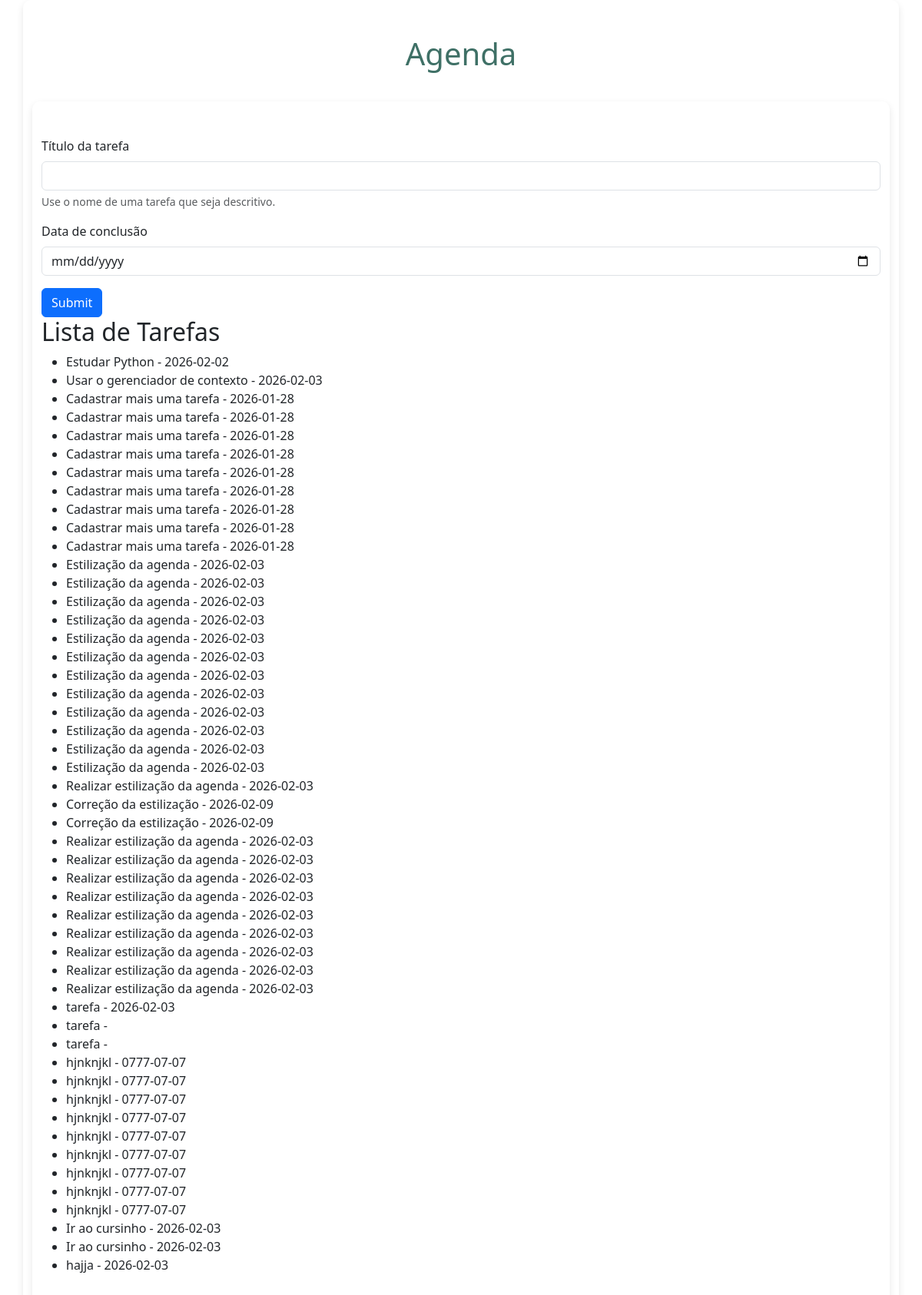
Page /agenda on the earlier database version.
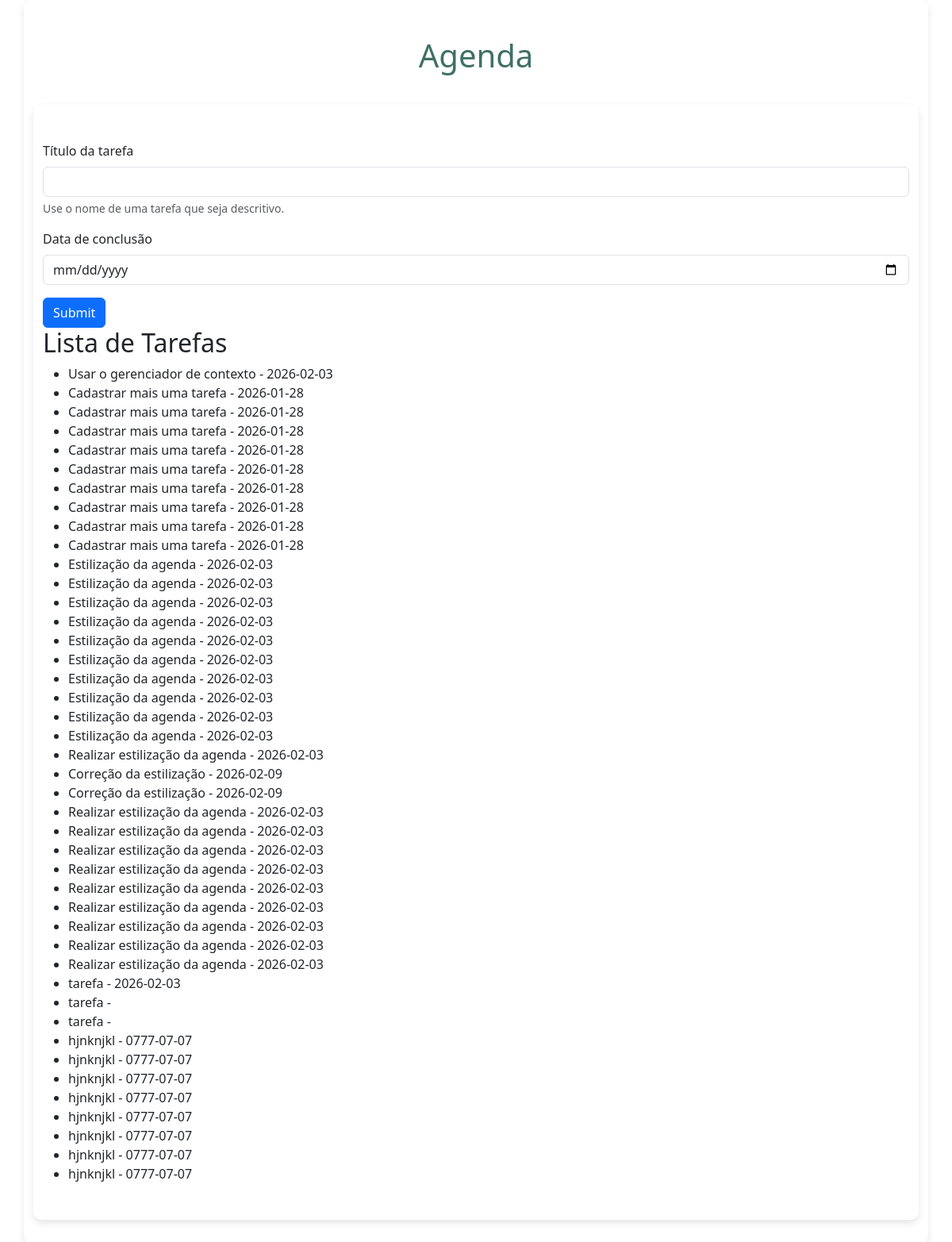
Same page on the later database version.
### tables this page shows
CREATE TABLE tarefas (
        id INTEGER PRIMARY KEY AUTOINCREMENT,
        titulo_tarefa TEXT NOT NULL,
        data_conclusao TEXT);

### app.py (the view)
@app.route('/agenda', methods=['GET', 'POST'])
def agenda():
    tarefa = None
    if request.method == 'POST':
        titulo_tarefa = request.form['titulo-tarefa']
        data_conclusao = request.form['data-conclusao']
        tarefa = Tarefa(titulo_tarefa, data_conclusao)
        tarefa.salvar_tarefa()
    tarefas = Tarefa.obter_tarefas()
    return render_template('agenda.html', titulo='Agenda', tarefas=tarefas)

### models/database.py (called while the page is built)
    def buscar_tudo(self, query: str, params: tuple = ()) -> list[Any]:
        self.cursor.execute(query, params)
        return self.cursor.fetchall()

    def close(self) -> None:
        self.connection.close()

    def __enter__(self) -> Self:
        return self

    def __exit__(self, exc_type: Optional[Type[BaseException]], exc_value: Optional[BaseException], tb: Optional[TracebackType]) -> None:
        if exc_type is not None:
            print('Exceção capturada no contexto:')
            print(f'Tipo: {exc_type.__name__}')
            print(f'Mensagem: {exc_value}')
            print('Traceback completo:')
            traceback.print_tb(tb)
        self.close()

### models/tarefa.py (called while the page is built)
    @classmethod
    def obter_tarefas(cls):
        with Database('./data/tarefas.sqlite3') as db:
            query = 'SELECT titulo_tarefa, data_conclusao FROM tarefas;'
            resultados: list[Any] = db.buscar_tudo(query)
            tarefas: list[Self] = [cls(titulo, data) for titulo, data in resultados]
            return tarefas

### templates/agenda.html
{% extends 'base.html' %}
{% block content %}
<div class="container">
<form class="mt-3" method="POST">
    <div class="mb-3">
    <label for="titulo-tarefa" class="form-label">Título da tarefa</label>
    <input type="text" class="form-control" name="titulo-tarefa" id="titulo-tarefa" aria-describedby="ajudaNomeTarefa" required>
    <div id="ajudaNomeTarefa" class="form-text">Use o nome de uma tarefa que seja descritivo.</div>
  </div>
    <div class="mb-3">
    <label for="data-conclusao" class="form-label">Data de conclusão</label>
    <input type="date" class="form-control" name="data-conclusao" id="data-conclusao">
  </div>
  <button type="submit" class="btn btn-primary">Submit</button>
    </form>
    <h2>Lista de Tarefas</h2>
    {% if tarefas %}
    <ul>
        {% for tarefa in tarefas %}
            <li>{{ tarefa.titulo_tarefa }} - {{ tarefa.data_conclusao }}</li>
        {% endfor %}
    </ul>
{% else %}
    <p>Nenhuma tarefa cadastrada</p>
{% endif %}
{% endblock %}

### templates/base.html (shortened to what this page needs)
<!DOCTYPE html>
<html lang="pt-br">
<head>
    <link rel="stylesheet" href="{{ url_for('static', filename='style.css') }}">
    <link href="https://cdn.jsdelivr.net/npm/bootstrap@5.3.8/dist/css/bootstrap.min.css" rel="stylesheet">
</head>
<body class="container">
    <header>
    <h1 class="mt-3">{{ titulo }}</h1>
    </header>
    {% block content %}{% endblock %}
</body>
</html>

### static/style.css (style rules this page uses)
* { margin: 0; padding: 0; box-sizing: border-box; }
body { font-family: 'Segoe UI', Tahoma, Geneva, Verdana, sans-serif; background: linear-gradient(120deg, #f1f1f1, #e0e0e0); padding: 20px; color: #333; display: flex; flex-direction: column; align-items: center; min-height: 100vh; margin: 0; }
header { margin-bottom: 30px; width: 100%; text-align: center; }
header h1 { font-size: 2.5rem; color: #024336c2; }
.container { width: 520px; background: #fff; padding: 30px 40px; border-radius: 10px; box-shadow: 0 4px 10px rgba(0,0,0,0.1); }
input { flex: 1; padding: 10px; font-size: 15px; border: 1px solid #ccc; border-radius: 5px; }
button { padding: 10px 15px; background-color: #035646; color: white; border: none; border-radius: 5px; font-weight: bold; cursor: pointer; }

Differences in the rows shown:
removed tarefas: titulo_tarefa "Estudar Python", data_conclusao "2026-02-02"
removed tarefas: titulo_tarefa "Estilização da agenda", data_conclusao "2026-02-03"
removed tarefas: titulo_tarefa "Estilização da agenda", data_conclusao "2026-02-03"
removed tarefas: titulo_tarefa "hjnknjkl", data_conclusao "0777-07-07"
removed tarefas: titulo_tarefa "Ir ao cursinho", data_conclusao "2026-02-03"
removed tarefas: titulo_tarefa "Ir ao cursinho", data_conclusao "2026-02-03"
removed tarefas: titulo_tarefa "hajja", data_conclusao "2026-02-03"
